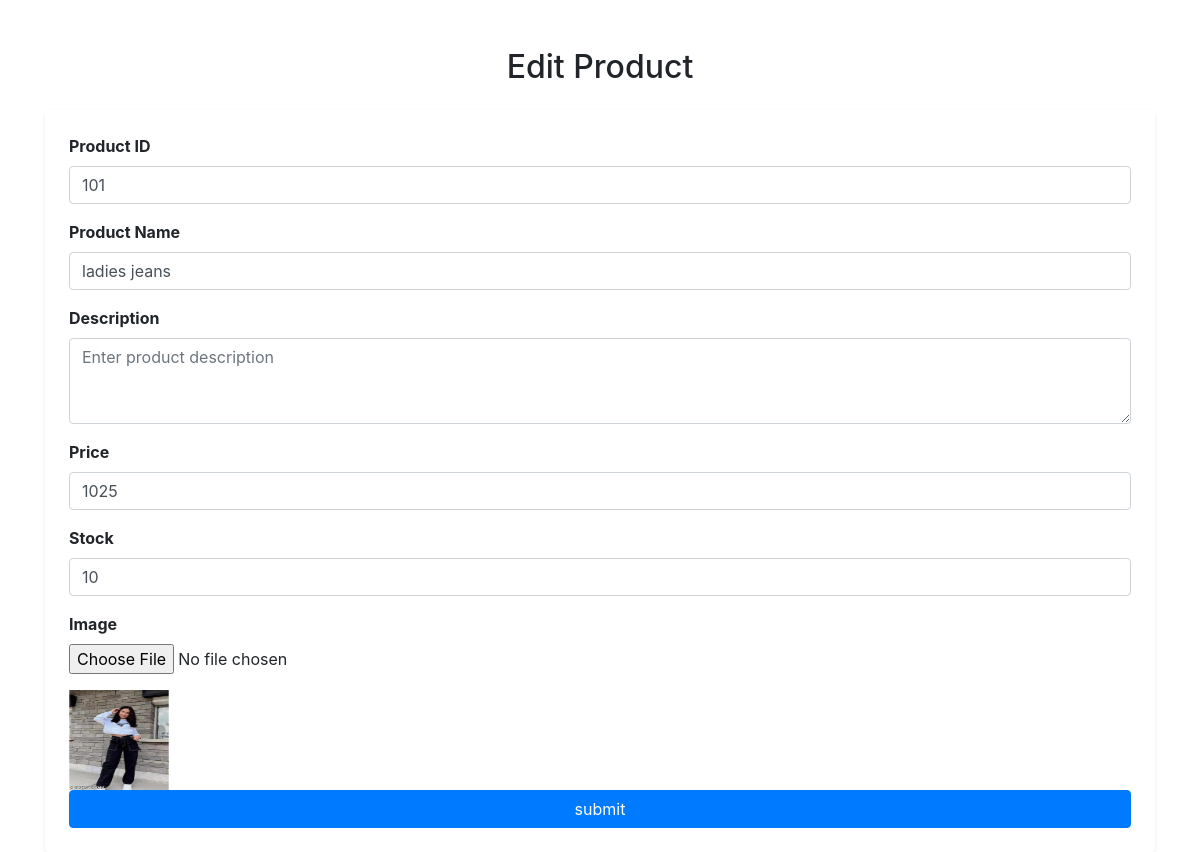
/editproduct/1, run on the app's committed database.
### app/models.py (models this page shows)
class Product(models.Model):
    pid=models.TextField()
    name=models.TextField()
    dis=models.TextField()
    price=models.IntegerField()
    stock=models.IntegerField()
    img=models.FileField()

### app/views.py (the view)
# urls.py: path('editproduct/<pid>',views.editproduct),
def editproduct(req,pid) :
        if req.method=='POST':
            proid=req.POST['proid']
            name=req.POST['name']
            dis=req.POST['descrip']
            price=req.POST['price']
            stock=req.POST['stock']
            file=req.FILES.get('img')
            if file:
                Product.objects.filter(pk=pid).update(pid=proid,name=name,dis=dis,price=price,stock=stock,img=file)
                data=Product.objects.get(pk=pid)
                data.img=file
                data.save()
            else:
                Product.objects.filter(pk=pid).update(pid=pid,name=name,dis=dis,price=price,stock=stock,img=file)
            return redirect(shop_home)
        else:
            data=Product.objects.get(pk=pid)
            return render(req,'shop/edit.html',{'data':data})

### template/shop/edit.html (shortened to what this page needs)
<!DOCTYPE html>
 <html lang="en">
 <head>
     <link href="https://stackpath.bootstrapcdn.com/bootstrap/4.5.2/css/bootstrap.min.css" rel="stylesheet">
 </head>
 <body>
     <div class="container mt-5">
         <h2 class="text-center mb-4">Edit Product</h2>
         <form action="" method="post" class="p-4 shadow-sm bg-white rounded" enctype="multipart/form-data">
             <div class="form-group">
                 <label for="pid"><b>Product ID</b></label>
                 <input type="text" class="form-control" name="proid" id="pid" placeholder="Enter product ID" required value="{{data.pid}}">
             </div>
             <div class="form-group">
                 <label for="name"><b>Product Name</b></label>
                 <input type="text" class="form-control" name="name" id="name" placeholder="Enter product name" required value="{{data.name}}">
             </div>
             <div class="form-group">
                 <label for="descrip"><b>Description</b></label>
                 <textarea class="form-control" name="descrip" id="descrip" rows="3" placeholder="Enter product description" required>{{data.des}}</textarea>
             </div>
             <div class="form-group">
                 <label for="price"><b>Price</b></label>
                 <input type="number" class="form-control" name="price" id="price" placeholder="Enter price" required value="{{data.price}}">
             </div>
             <div class="form-group">
                 <label for="stock"><b>Stock</b></label>
                 <input type="number" class="form-control" name="stock" id="stock" placeholder="Enter stock quantity" required value="{{data.stock}}">
             </div>
             <div class="form-group">
                 <label for="image"><b>Image</b></label>
                 <input type="file" class="form-control-file" name="img" id="image" >
             </div>
             <div>
                <img src="{{data.img.url}}" alt="" style="width: 100px; height: 100px;">
             </div>
             <button type="submit" class="btn btn-primary btn-block">submit</button>
         </form>
     </div>
 </body>
 </html>

### data on the page
Product: proid "101", name "ladies jeans", price "1025", stock "10", img (picture)
